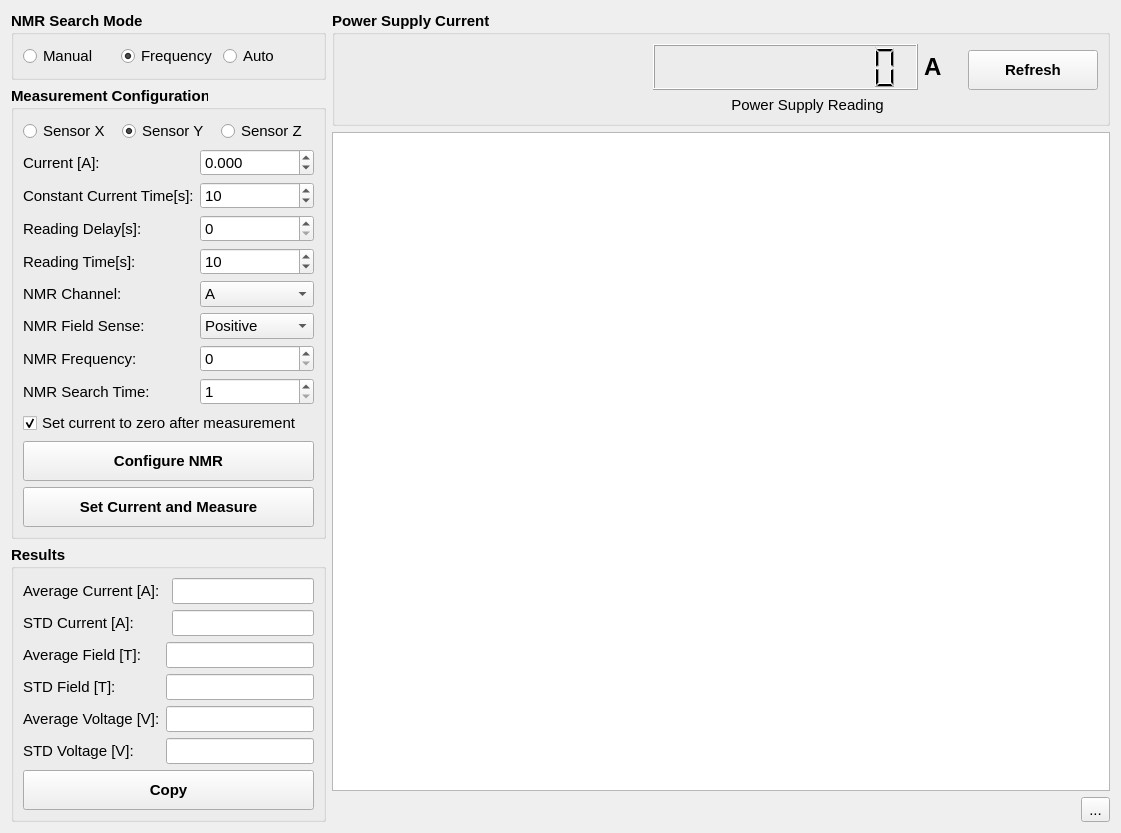
<?xml version="1.0" encoding="UTF-8"?>
<ui version="4.0">
 <class>wg_probe_calibration</class>
 <widget class="QWidget" name="wg_probe_calibration">
  <property name="geometry">
   <rect>
    <x>0</x>
    <y>0</y>
    <width>1121</width>
    <height>826</height>
   </rect>
  </property>
  <property name="font">
   <font>
    <pointsize>11</pointsize>
   </font>
  </property>
  <property name="windowTitle">
   <string>Probe Calibration</string>
  </property>
  <layout class="QGridLayout" name="gridLayout">
   <item row="2" column="2">
    <spacer name="horizontalSpacer_3">
     <property name="orientation">
      <enum>Qt::Horizontal</enum>
     </property>
     <property name="sizeHint" stdset="0">
      <size>
       <width>40</width>
       <height>20</height>
      </size>
     </property>
    </spacer>
   </item>
   <item row="2" column="3">
    <widget class="QToolButton" name="tbt_clear">
     <property name="text">
      <string>...</string>
     </property>
     <property name="icon">
      <iconset>
       <normaloff>../../resources/img/clear.svg</normaloff>../../resources/img/clear.svg</iconset>
     </property>
     <property name="iconSize">
      <size>
       <width>24</width>
       <height>24</height>
      </size>
     </property>
    </widget>
   </item>
   <item row="1" column="1" colspan="3">
    <widget class="PlotWidget" name="pw_plot">
     <property name="backgroundBrush">
      <brush brushstyle="NoBrush">
       <color alpha="255">
        <red>255</red>
        <green>255</green>
        <blue>255</blue>
       </color>
      </brush>
     </property>
     <property name="foregroundBrush">
      <brush brushstyle="NoBrush">
       <color alpha="255">
        <red>252</red>
        <green>255</green>
        <blue>255</blue>
       </color>
      </brush>
     </property>
    </widget>
   </item>
   <item row="0" column="1" colspan="3">
    <widget class="QGroupBox" name="groupBox_2">
     <property name="font">
      <font>
       <pointsize>11</pointsize>
       <weight>75</weight>
       <bold>true</bold>
      </font>
     </property>
     <property name="title">
      <string>Power Supply Current</string>
     </property>
     <layout class="QGridLayout" name="gridLayout_4">
      <item row="1" column="2">
       <widget class="QPushButton" name="pbt_refresh">
        <property name="enabled">
         <bool>true</bool>
        </property>
        <property name="sizePolicy">
         <sizepolicy hsizetype="Preferred" vsizetype="Fixed">
          <horstretch>0</horstretch>
          <verstretch>0</verstretch>
         </sizepolicy>
        </property>
        <property name="minimumSize">
         <size>
          <width>130</width>
          <height>40</height>
         </size>
        </property>
        <property name="text">
         <string>Refresh</string>
        </property>
        <property name="icon">
         <iconset>
          <normaloff>../../resources/img/refresh.svg</normaloff>../../resources/img/refresh.svg</iconset>
        </property>
        <property name="iconSize">
         <size>
          <width>24</width>
          <height>24</height>
         </size>
        </property>
       </widget>
      </item>
      <item row="0" column="1" rowspan="2">
       <layout class="QHBoxLayout" name="horizontalLayout_3">
        <item>
         <widget class="QLCDNumber" name="lcd_ps_reading">
          <property name="sizePolicy">
           <sizepolicy hsizetype="Expanding" vsizetype="Minimum">
            <horstretch>0</horstretch>
            <verstretch>0</verstretch>
           </sizepolicy>
          </property>
          <property name="minimumSize">
           <size>
            <width>180</width>
            <height>0</height>
           </size>
          </property>
          <property name="font">
           <font>
            <pointsize>11</pointsize>
           </font>
          </property>
          <property name="digitCount">
           <number>10</number>
          </property>
         </widget>
        </item>
        <item>
         <widget class="QLabel" name="label_163">
          <property name="enabled">
           <bool>true</bool>
          </property>
          <property name="font">
           <font>
            <pointsize>18</pointsize>
           </font>
          </property>
          <property name="text">
           <string>A</string>
          </property>
         </widget>
        </item>
        <item>
         <spacer name="horizontalSpacer_2">
          <property name="orientation">
           <enum>Qt::Horizontal</enum>
          </property>
          <property name="sizeType">
           <enum>QSizePolicy::Fixed</enum>
          </property>
          <property name="sizeHint" stdset="0">
           <size>
            <width>20</width>
            <height>20</height>
           </size>
          </property>
         </spacer>
        </item>
       </layout>
      </item>
      <item row="1" column="0">
       <spacer name="horizontalSpacer">
        <property name="orientation">
         <enum>Qt::Horizontal</enum>
        </property>
        <property name="sizeHint" stdset="0">
         <size>
          <width>40</width>
          <height>20</height>
         </size>
        </property>
       </spacer>
      </item>
      <item row="2" column="1">
       <widget class="QLabel" name="label_170">
        <property name="font">
         <font>
          <weight>50</weight>
          <bold>false</bold>
         </font>
        </property>
        <property name="text">
         <string>Power Supply Reading</string>
        </property>
        <property name="alignment">
         <set>Qt::AlignCenter</set>
        </property>
       </widget>
      </item>
     </layout>
    </widget>
   </item>
   <item row="0" column="0" rowspan="3">
    <layout class="QVBoxLayout" name="verticalLayout">
     <item>
      <widget class="QGroupBox" name="groupBox">
       <property name="sizePolicy">
        <sizepolicy hsizetype="Preferred" vsizetype="Maximum">
         <horstretch>0</horstretch>
         <verstretch>0</verstretch>
        </sizepolicy>
       </property>
       <property name="font">
        <font>
         <weight>75</weight>
         <bold>true</bold>
        </font>
       </property>
       <property name="title">
        <string>NMR Search Mode</string>
       </property>
       <layout class="QHBoxLayout" name="horizontalLayout">
        <item>
         <widget class="QRadioButton" name="rbt_manual">
          <property name="font">
           <font>
            <weight>50</weight>
            <bold>false</bold>
           </font>
          </property>
          <property name="text">
           <string>Manual</string>
          </property>
         </widget>
        </item>
        <item>
         <widget class="QRadioButton" name="rbt_frequency">
          <property name="font">
           <font>
            <weight>50</weight>
            <bold>false</bold>
           </font>
          </property>
          <property name="text">
           <string>Frequency</string>
          </property>
          <property name="checked">
           <bool>true</bool>
          </property>
         </widget>
        </item>
        <item>
         <widget class="QRadioButton" name="rbt_auto">
          <property name="font">
           <font>
            <weight>50</weight>
            <bold>false</bold>
           </font>
          </property>
          <property name="text">
           <string>Auto</string>
          </property>
         </widget>
        </item>
       </layout>
      </widget>
     </item>
     <item>
      <widget class="QGroupBox" name="groupBox_3">
       <property name="enabled">
        <bool>true</bool>
       </property>
       <property name="font">
        <font>
         <weight>75</weight>
         <bold>true</bold>
        </font>
       </property>
       <property name="title">
        <string>Measurement Configuration</string>
       </property>
       <layout class="QGridLayout" name="gridLayout_3">
        <item row="6" column="1">
         <widget class="QComboBox" name="cmb_nmrchannel">
          <property name="font">
           <font>
            <weight>50</weight>
            <bold>false</bold>
           </font>
          </property>
          <item>
           <property name="text">
            <string>A</string>
           </property>
          </item>
          <item>
           <property name="text">
            <string>B</string>
           </property>
          </item>
          <item>
           <property name="text">
            <string>C</string>
           </property>
          </item>
          <item>
           <property name="text">
            <string>D</string>
           </property>
          </item>
          <item>
           <property name="text">
            <string>E</string>
           </property>
          </item>
          <item>
           <property name="text">
            <string>F</string>
           </property>
          </item>
          <item>
           <property name="text">
            <string>G</string>
           </property>
          </item>
          <item>
           <property name="text">
            <string>H</string>
           </property>
          </item>
         </widget>
        </item>
        <item row="7" column="0">
         <widget class="QLabel" name="label_15">
          <property name="font">
           <font>
            <weight>50</weight>
            <bold>false</bold>
           </font>
          </property>
          <property name="text">
           <string>NMR Field Sense:</string>
          </property>
         </widget>
        </item>
        <item row="5" column="0">
         <widget class="QLabel" name="label_8">
          <property name="font">
           <font>
            <weight>50</weight>
            <bold>false</bold>
           </font>
          </property>
          <property name="text">
           <string>Reading Time[s]:</string>
          </property>
         </widget>
        </item>
        <item row="2" column="1">
         <widget class="QDoubleSpinBox" name="sbd_current">
          <property name="font">
           <font>
            <weight>50</weight>
            <bold>false</bold>
           </font>
          </property>
          <property name="decimals">
           <number>3</number>
          </property>
          <property name="minimum">
           <double>-1000.000000000000000</double>
          </property>
          <property name="maximum">
           <double>1000.000000000000000</double>
          </property>
         </widget>
        </item>
        <item row="2" column="0">
         <widget class="QLabel" name="label_4">
          <property name="font">
           <font>
            <weight>50</weight>
            <bold>false</bold>
           </font>
          </property>
          <property name="text">
           <string>Current [A]:</string>
          </property>
         </widget>
        </item>
        <item row="0" column="0" colspan="2">
         <layout class="QHBoxLayout" name="horizontalLayout_10">
          <property name="spacing">
           <number>6</number>
          </property>
          <item>
           <widget class="QRadioButton" name="rbt_sensorx">
            <property name="font">
             <font>
              <weight>50</weight>
              <bold>false</bold>
             </font>
            </property>
            <property name="text">
             <string>Sensor X</string>
            </property>
            <property name="checked">
             <bool>false</bool>
            </property>
           </widget>
          </item>
          <item>
           <widget class="QRadioButton" name="rbt_sensory">
            <property name="font">
             <font>
              <weight>50</weight>
              <bold>false</bold>
             </font>
            </property>
            <property name="text">
             <string>Sensor Y</string>
            </property>
            <property name="checked">
             <bool>true</bool>
            </property>
           </widget>
          </item>
          <item>
           <widget class="QRadioButton" name="rbt_sensorz">
            <property name="font">
             <font>
              <weight>50</weight>
              <bold>false</bold>
             </font>
            </property>
            <property name="text">
             <string>Sensor Z</string>
            </property>
           </widget>
          </item>
         </layout>
        </item>
        <item row="3" column="0">
         <widget class="QLabel" name="label_6">
          <property name="font">
           <font>
            <weight>50</weight>
            <bold>false</bold>
           </font>
          </property>
          <property name="text">
           <string>Constant Current Time[s]:</string>
          </property>
         </widget>
        </item>
        <item row="4" column="1">
         <widget class="QSpinBox" name="sb_delay">
          <property name="font">
           <font>
            <weight>50</weight>
            <bold>false</bold>
           </font>
          </property>
          <property name="maximum">
           <number>1000</number>
          </property>
         </widget>
        </item>
        <item row="4" column="0">
         <widget class="QLabel" name="label_7">
          <property name="font">
           <font>
            <weight>50</weight>
            <bold>false</bold>
           </font>
          </property>
          <property name="text">
           <string>Reading Delay[s]:</string>
          </property>
         </widget>
        </item>
        <item row="5" column="1">
         <widget class="QSpinBox" name="sb_readingtime">
          <property name="font">
           <font>
            <weight>50</weight>
            <bold>false</bold>
           </font>
          </property>
          <property name="maximum">
           <number>1000</number>
          </property>
          <property name="value">
           <number>10</number>
          </property>
         </widget>
        </item>
        <item row="3" column="1">
         <widget class="QSpinBox" name="sb_time">
          <property name="font">
           <font>
            <weight>50</weight>
            <bold>false</bold>
           </font>
          </property>
          <property name="maximum">
           <number>1000</number>
          </property>
          <property name="value">
           <number>10</number>
          </property>
         </widget>
        </item>
        <item row="6" column="0">
         <widget class="QLabel" name="label_13">
          <property name="font">
           <font>
            <weight>50</weight>
            <bold>false</bold>
           </font>
          </property>
          <property name="text">
           <string>NMR Channel:</string>
          </property>
         </widget>
        </item>
        <item row="8" column="0">
         <widget class="QLabel" name="label_14">
          <property name="font">
           <font>
            <weight>50</weight>
            <bold>false</bold>
           </font>
          </property>
          <property name="text">
           <string>NMR Frequency:</string>
          </property>
         </widget>
        </item>
        <item row="11" column="0" colspan="2">
         <widget class="QPushButton" name="pbt_configure_nmr">
          <property name="minimumSize">
           <size>
            <width>0</width>
            <height>40</height>
           </size>
          </property>
          <property name="text">
           <string>Configure NMR</string>
          </property>
         </widget>
        </item>
        <item row="8" column="1">
         <widget class="QSpinBox" name="sb_nmrfreq">
          <property name="font">
           <font>
            <weight>50</weight>
            <bold>false</bold>
           </font>
          </property>
          <property name="maximum">
           <number>4095</number>
          </property>
         </widget>
        </item>
        <item row="10" column="0" colspan="2">
         <widget class="QCheckBox" name="chb_zerocurrent">
          <property name="font">
           <font>
            <weight>50</weight>
            <bold>false</bold>
           </font>
          </property>
          <property name="text">
           <string>Set current to zero after measurement</string>
          </property>
          <property name="checked">
           <bool>true</bool>
          </property>
         </widget>
        </item>
        <item row="12" column="0" colspan="2">
         <widget class="QPushButton" name="pbt_measure">
          <property name="minimumSize">
           <size>
            <width>0</width>
            <height>40</height>
           </size>
          </property>
          <property name="font">
           <font>
            <weight>75</weight>
            <bold>true</bold>
           </font>
          </property>
          <property name="text">
           <string>Set Current and Measure</string>
          </property>
         </widget>
        </item>
        <item row="7" column="1">
         <widget class="QComboBox" name="cmb_nmrsense">
          <property name="font">
           <font>
            <weight>50</weight>
            <bold>false</bold>
           </font>
          </property>
          <property name="currentIndex">
           <number>1</number>
          </property>
          <item>
           <property name="text">
            <string>Negative</string>
           </property>
          </item>
          <item>
           <property name="text">
            <string>Positive</string>
           </property>
          </item>
         </widget>
        </item>
        <item row="9" column="0">
         <widget class="QLabel" name="label">
          <property name="font">
           <font>
            <weight>50</weight>
            <bold>false</bold>
           </font>
          </property>
          <property name="text">
           <string>NMR Search Time:</string>
          </property>
         </widget>
        </item>
        <item row="9" column="1">
         <widget class="QSpinBox" name="sb_nmrsearchtime">
          <property name="font">
           <font>
            <weight>50</weight>
            <bold>false</bold>
           </font>
          </property>
          <property name="minimum">
           <number>1</number>
          </property>
          <property name="maximum">
           <number>6</number>
          </property>
          <property name="value">
           <number>1</number>
          </property>
         </widget>
        </item>
       </layout>
      </widget>
     </item>
     <item>
      <widget class="QGroupBox" name="groupBox_4">
       <property name="enabled">
        <bool>true</bool>
       </property>
       <property name="font">
        <font>
         <weight>75</weight>
         <bold>true</bold>
        </font>
       </property>
       <property name="title">
        <string>Results</string>
       </property>
       <layout class="QGridLayout" name="gridLayout_2">
        <item row="0" column="0" colspan="2">
         <widget class="QLabel" name="label_17">
          <property name="font">
           <font>
            <weight>50</weight>
            <bold>false</bold>
           </font>
          </property>
          <property name="text">
           <string>Average Current [A]:</string>
          </property>
         </widget>
        </item>
        <item row="0" column="2">
         <widget class="QLineEdit" name="le_current">
          <property name="sizePolicy">
           <sizepolicy hsizetype="Preferred" vsizetype="Fixed">
            <horstretch>0</horstretch>
            <verstretch>0</verstretch>
           </sizepolicy>
          </property>
          <property name="font">
           <font>
            <weight>50</weight>
            <bold>false</bold>
           </font>
          </property>
          <property name="readOnly">
           <bool>true</bool>
          </property>
         </widget>
        </item>
        <item row="1" column="0" colspan="2">
         <widget class="QLabel" name="label_16">
          <property name="font">
           <font>
            <weight>50</weight>
            <bold>false</bold>
           </font>
          </property>
          <property name="text">
           <string>STD Current [A]:</string>
          </property>
         </widget>
        </item>
        <item row="1" column="2">
         <widget class="QLineEdit" name="le_currentstd">
          <property name="sizePolicy">
           <sizepolicy hsizetype="Preferred" vsizetype="Fixed">
            <horstretch>0</horstretch>
            <verstretch>0</verstretch>
           </sizepolicy>
          </property>
          <property name="font">
           <font>
            <weight>50</weight>
            <bold>false</bold>
           </font>
          </property>
          <property name="readOnly">
           <bool>true</bool>
          </property>
         </widget>
        </item>
        <item row="2" column="0">
         <widget class="QLabel" name="label_9">
          <property name="font">
           <font>
            <weight>50</weight>
            <bold>false</bold>
           </font>
          </property>
          <property name="text">
           <string>Average Field [T]:</string>
          </property>
         </widget>
        </item>
        <item row="2" column="1" colspan="2">
         <widget class="QLineEdit" name="le_field">
          <property name="sizePolicy">
           <sizepolicy hsizetype="Preferred" vsizetype="Fixed">
            <horstretch>0</horstretch>
            <verstretch>0</verstretch>
           </sizepolicy>
          </property>
          <property name="font">
           <font>
            <weight>50</weight>
            <bold>false</bold>
           </font>
          </property>
          <property name="readOnly">
           <bool>true</bool>
          </property>
         </widget>
        </item>
        <item row="3" column="0">
         <widget class="QLabel" name="label_11">
          <property name="font">
           <font>
            <weight>50</weight>
            <bold>false</bold>
           </font>
          </property>
          <property name="text">
           <string>STD Field [T]:</string>
          </property>
         </widget>
        </item>
        <item row="3" column="1" colspan="2">
         <widget class="QLineEdit" name="le_fieldstd">
          <property name="sizePolicy">
           <sizepolicy hsizetype="Preferred" vsizetype="Fixed">
            <horstretch>0</horstretch>
            <verstretch>0</verstretch>
           </sizepolicy>
          </property>
          <property name="font">
           <font>
            <weight>50</weight>
            <bold>false</bold>
           </font>
          </property>
          <property name="readOnly">
           <bool>true</bool>
          </property>
         </widget>
        </item>
        <item row="4" column="0">
         <widget class="QLabel" name="label_10">
          <property name="font">
           <font>
            <weight>50</weight>
            <bold>false</bold>
           </font>
          </property>
          <property name="text">
           <string>Average Voltage [V]:</string>
          </property>
         </widget>
        </item>
        <item row="4" column="1" colspan="2">
         <widget class="QLineEdit" name="le_volt">
          <property name="sizePolicy">
           <sizepolicy hsizetype="Preferred" vsizetype="Fixed">
            <horstretch>0</horstretch>
            <verstretch>0</verstretch>
           </sizepolicy>
          </property>
          <property name="font">
           <font>
            <weight>50</weight>
            <bold>false</bold>
           </font>
          </property>
          <property name="readOnly">
           <bool>true</bool>
          </property>
         </widget>
        </item>
        <item row="5" column="0">
         <widget class="QLabel" name="label_12">
          <property name="font">
           <font>
            <weight>50</weight>
            <bold>false</bold>
           </font>
          </property>
          <property name="text">
           <string>STD Voltage [V]:</string>
          </property>
         </widget>
        </item>
        <item row="5" column="1" colspan="2">
         <widget class="QLineEdit" name="le_voltstd">
          <property name="sizePolicy">
           <sizepolicy hsizetype="Preferred" vsizetype="Fixed">
            <horstretch>0</horstretch>
            <verstretch>0</verstretch>
           </sizepolicy>
          </property>
          <property name="font">
           <font>
            <weight>50</weight>
            <bold>false</bold>
           </font>
          </property>
          <property name="text">
           <string/>
          </property>
          <property name="readOnly">
           <bool>true</bool>
          </property>
         </widget>
        </item>
        <item row="6" column="0" colspan="3">
         <widget class="QPushButton" name="pbt_copy">
          <property name="minimumSize">
           <size>
            <width>0</width>
            <height>40</height>
           </size>
          </property>
          <property name="text">
           <string>Copy</string>
          </property>
         </widget>
        </item>
       </layout>
      </widget>
     </item>
    </layout>
   </item>
  </layout>
 </widget>
 <customwidgets>
  <customwidget>
   <class>PlotWidget</class>
   <extends>QGraphicsView</extends>
   <header>pyqtgraph</header>
  </customwidget>
 </customwidgets>
 <resources/>
 <connections/>
</ui>
